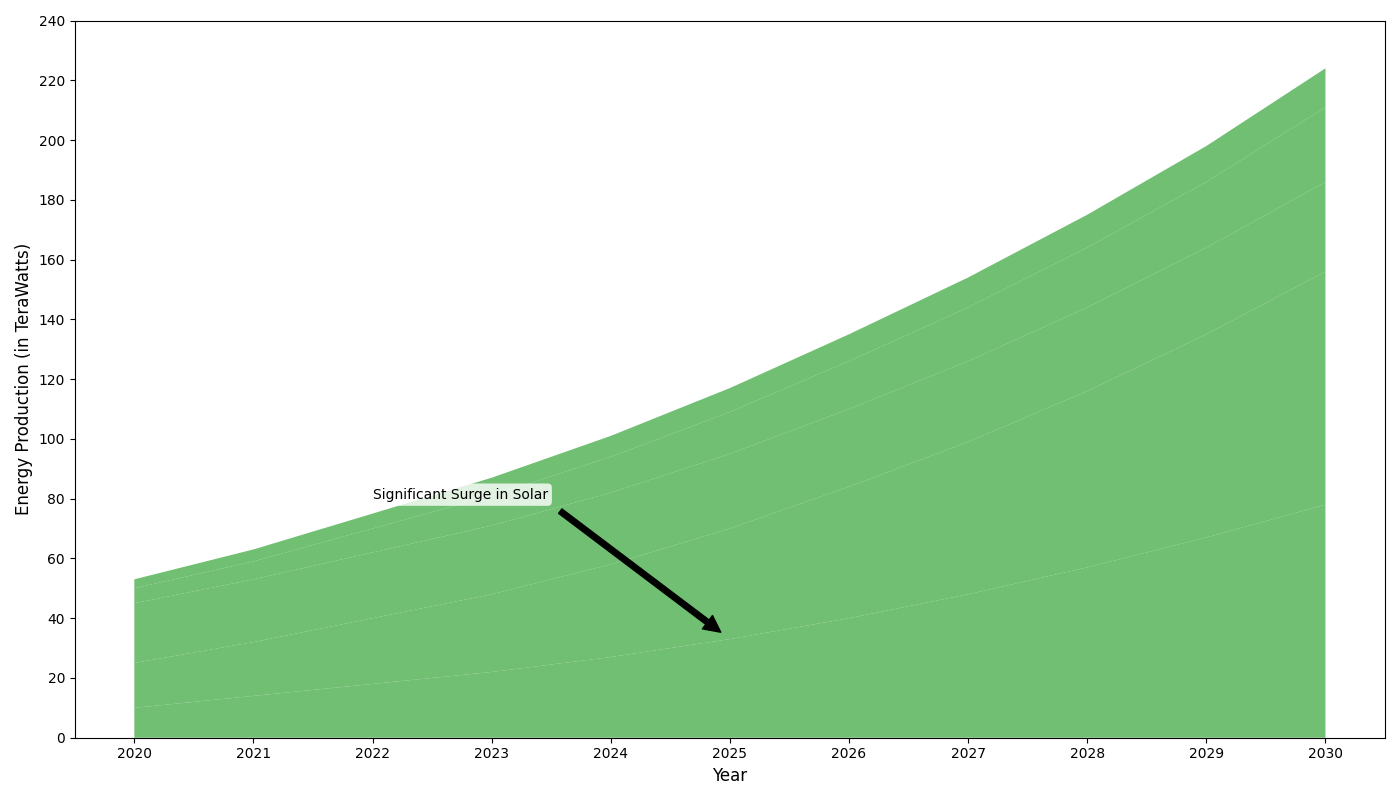

Here is the Python script that generated this plot:
import matplotlib.pyplot as plt
import numpy as np

# Data construction
years = np.arange(2020, 2031)
solar_energy = np.array([10, 14, 18, 22, 27, 33, 40, 48, 57, 67, 78])
wind_energy = np.array([15, 18, 22, 26, 31, 37, 44, 51, 59, 68, 78])
hydro_energy = np.array([20, 21, 22, 23, 24, 25, 26, 27, 28, 29, 30])
geothermal_energy = np.array([5, 6, 8, 10, 12, 14, 16, 18, 20, 22, 25])
biomass_energy = np.array([3, 4, 5, 6, 7, 8, 9, 10, 11, 12, 13])

# Stacked data array
data = np.vstack([solar_energy, wind_energy, hydro_energy, geothermal_energy, biomass_energy])

# Plotting the stacked area chart
fig, ax = plt.subplots(figsize=(14, 8))

# Apply a single color across all data groups
ax.stackplot(years, data, colors=['#4caf50'] * 5, alpha=0.8)

# Adding labels
ax.set_xlabel('Year', fontsize=12)
ax.set_ylabel('Energy Production (in TeraWatts)', fontsize=12)

# Customizing ticks
ax.set_xticks(years)
ax.set_yticks(np.arange(0, 241, 20))

# Adding annotation to highlight significant growth
ax.annotate('Significant Surge in Solar', xy=(2025, 33), xytext=(2022, 80),
            arrowprops=dict(facecolor='black', shrink=0.05), fontsize=10,
            bbox=dict(boxstyle='round,pad=0.3', edgecolor='none', facecolor='white', alpha=0.8))

# Adjust layout to prevent overlapping
plt.tight_layout()

# Display the plot
plt.show()
